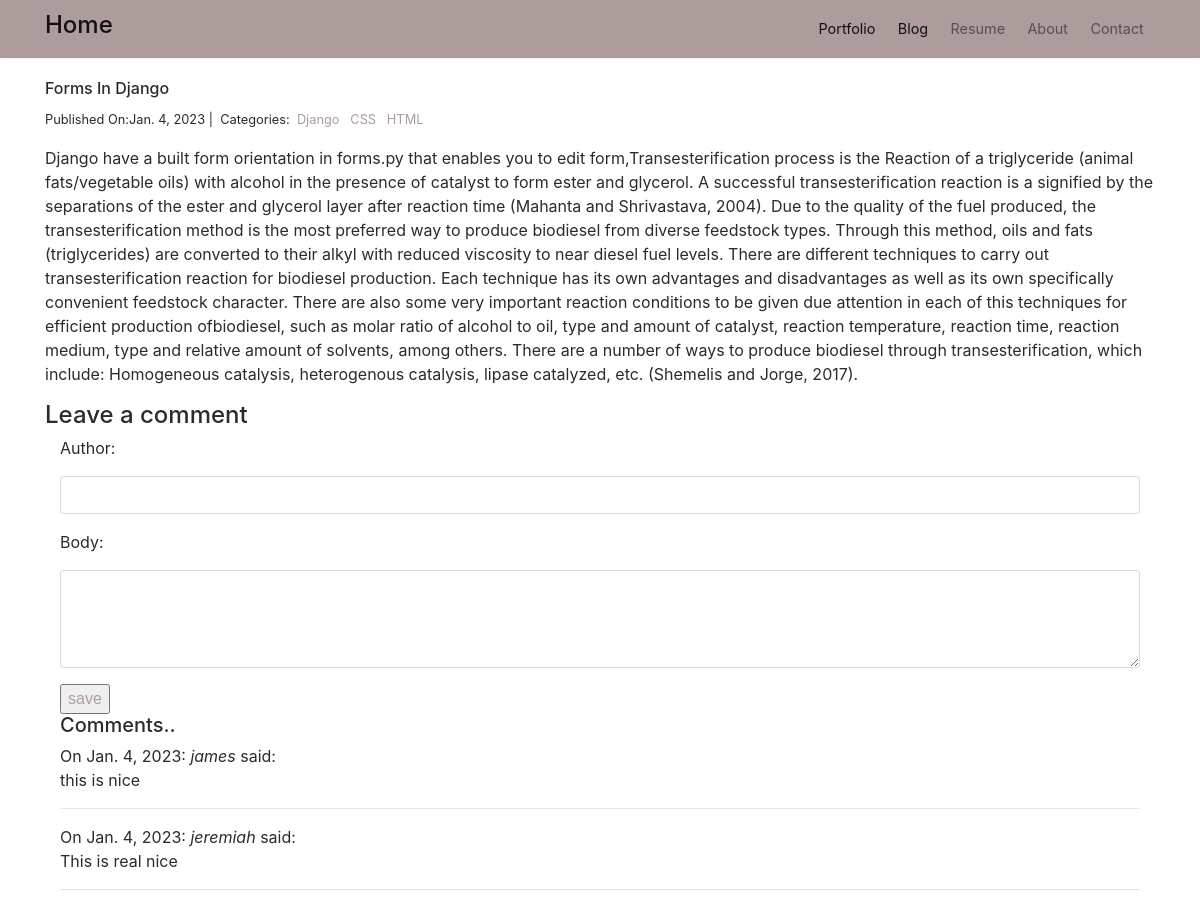
The app's page /blog/2/ with its own data.
### main/models.py (models this page shows, shortened)
class Post(models.Model):
    title = models.CharField(max_length=200)
    body = models.TextField()
    category = models.ManyToManyField(Category, related_name='post')
    created_on = models.DateField(auto_now_add=True)

class Category(models.Model):
    name = models.CharField(max_length=100)

class Comment(models.Model):
    author = models.CharField(max_length=60)
    body = models.TextField()
    post = models.ForeignKey(Post, on_delete=models.CASCADE)

### main/views.py (the view, shortened to what this page needs)
# urls.py: path('blog/<int:post_id>/', views.postDetail, name='post_detail' ),
def postDetail(request, post_id):
    post = get_object_or_404(Post, pk = post_id)
    form = CommentForm()
    comments = Comment.objects.filter(post=post)
    context = {
        'post':post,
        'form':form,
        'comments':comments,
    }
    return render(request, 'main/post_detail.html', context)

### main/forms.py
class CommentForm(forms.Form):
    author = forms.CharField(max_length=60, widget=forms.TextInput(attrs={'placeholder':'Your Name'}))
    body = forms.CharField(widget=forms.Textarea(attrs={'placeholder':'write comment.. '}))

### main/templates/main/post_detail.html (shortened to what this page needs)
{% extends 'main/base.html' %}
{% block content %}
        <div class="container">
                    <h6>{{post.title|title}}</h6>
                    <p><small>
                        Published On:{{ post.created_on}} |&nbsp;
                        Categories:&nbsp;
                        {% for category in post.category.all %}
                        <a href="{% url 'category_post' category.name %}" style="color:  rgb(173, 156, 156)">
                            {{ category.name }}
                        </a>&nbsp;
                        {% endfor %}
                    </small></p>
                <P> {{post.body|safe}}
                </P>
                <h4>Leave a comment </h4>
                <div class="container">
                    <form method="post">
                        <div class="mb-3">
                            <label for="author" class="form-label">{{form.author.label_tag}}</label>
                            <input type="text" class="form-control" id="author" name="author" value="{{form.author.value|default:""}}">
                          </div>
                          <div class="mb-3">
                            <label for="body" class="form-label">{{form.body.label_tag}}</label>
                            <textarea class="form-control" id="body" name="body" rows="4" value="{{form.body.value|default:""}}"></textarea>
                          </div>
                          <button type="submit" style="color: rgb(173, 156, 156)"> save </button>
                    </form>
                    <h5> Comments..</h5>
                    {% for comment in comments %}
                    <p> On {{ post.created_on }}: <em>{{ comment.author }}</em> said: <br> {{ comment.body }}</p>
                    <hr>
                    {% endfor %}
                </div>
        </div>
{% endblock %}

### static/assets/css/mediumish.css (style rules this page uses)
body { padding-top:5rem; }
a { color:#00ab6b; }
a,a:hover { transition:all 0.2s; }

### records on screen
Post: title "Forms In Django", created_on "Jan. 4, 2023", body "Django have a built form orientation in forms.py that enables you to edit form,Transesterification process is the Reaction of a triglyceride (animal fats/vegetable oils) with alcohol in the presence of catalyst to form ester and glycerol. A successful transesterification reaction is a signified by the separations of the ester and glycerol layer after reaction time (Mahanta and Shrivastava, 2004). Due to the quality of the fuel produced, the transesterification method is the most preferred way to produce biodiesel from diverse feedstock types. Through this method, oils and fats (triglycerides) are converted to their alkyl with reduced viscosity to near diesel fuel levels. There are different…"
Category: name "Django"
Category: name "CSS"
Category: name "HTML"
Comment: author "james", body "this is nice"
Comment: author "jeremiah", body "This is real nice"
